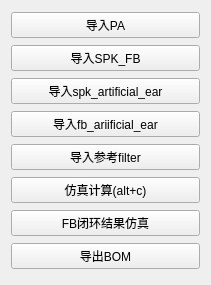
     <widget class="QWidget" name="layoutWidget">
      <property name="geometry">
       <rect>
        <x>1088</x>
        <y>360</y>
        <width>211</width>
        <height>285</height>
       </rect>
      </property>
      <layout class="QVBoxLayout" name="verticalLayout_6">
       <item>
        <widget class="QPushButton" name="PAInButton">
         <property name="statusTip">
          <string>计算滤波器响应曲线，Alt+C</string>
         </property>
         <property name="text">
          <string>导入PA</string>
         </property>
         <property name="shortcut">
          <string>Alt+C</string>
         </property>
        </widget>
       </item>
       <item>
        <widget class="QPushButton" name="SPKFBInButton">
         <property name="toolTip">
          <string>Import Aim Curve</string>
         </property>
         <property name="text">
          <string>导入SPK_FB</string>
         </property>
        </widget>
       </item>
       <item>
        <widget class="QPushButton" name="SPKArtEarInButton">
         <property name="text">
          <string>导入spk_artificial_ear</string>
         </property>
        </widget>
       </item>
       <item>
        <widget class="QPushButton" name="FbArtEarInButton">
         <property name="text">
          <string>导入fb_ariificial_ear</string>
         </property>
        </widget>
       </item>
       <item>
        <widget class="QPushButton" name="AimCurveInButton">
         <property name="toolTip">
          <string>Import Aim Curve</string>
         </property>
         <property name="text">
          <string>导入参考filter</string>
         </property>
        </widget>
       </item>
       <item>
        <widget class="QPushButton" name="outputButton">
         <property name="statusTip">
          <string>计算滤波器响应曲线，Alt+C</string>
         </property>
         <property name="text">
          <string>仿真计算(alt+c)</string>
         </property>
         <property name="shortcut">
          <string>Alt+C</string>
         </property>
        </widget>
       </item>
       <item>
        <widget class="QPushButton" name="ClosedLoopResultButton">
         <property name="text">
          <string>FB闭环结果仿真</string>
         </property>
        </widget>
       </item>
       <item>
        <widget class="QPushButton" name="export_bom_button">
         <property name="text">
          <string>导出BOM</string>
         </property>
        </widget>
       </item>
      </layout>
     </widget>
